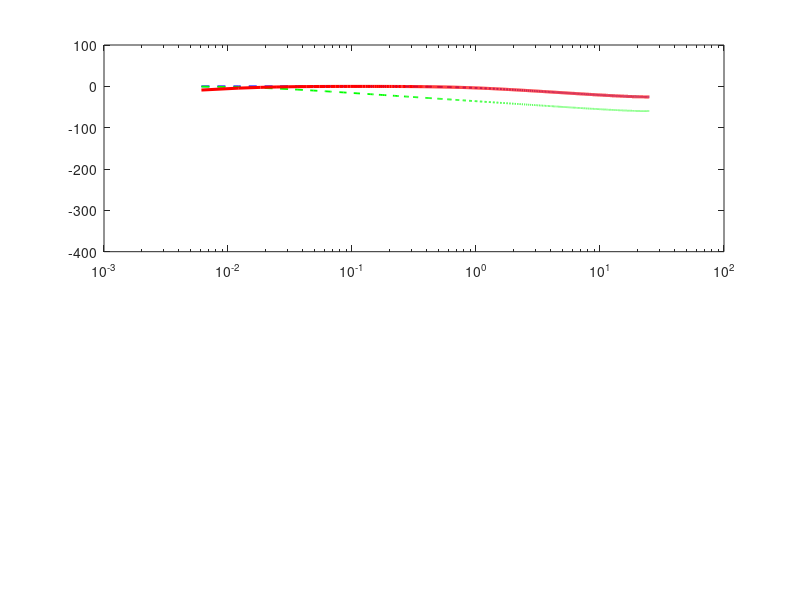

Here is the MATLAB script that generated this plot: (Note: this script raises an error after producing the figure.)
%
%  06_respiratie.m
% VitalMonitor. Validare prin simulare a filtrului de respiratie
%
%  Reproduce exact logica din spo2_sensor.h (estimarea respiratiei din
%  modulatia PPG): doua filtre EMA in cascada, scaderea lor da un bandpass.
%     respFast = 0.9 *respFast + 0.1  *ir      (LP rapid, alpha=0.10)
%     respSlow = 0.998*respSlow + 0.002*respFast (LP lent, alpha=0.002)
%     respSig  = respFast - respSlow            (bandpass)
%  Rata efectiva = perioada task-ului SpO2 = 50 Hz.
%
%  Caracter: proof of concept pe semnal sintetic. Rulare: Run in MATLAB.
%
clear; clc; close all;
rng(5);

Fs = 50;                              % rata task SpO2 (20 ms)

a1 = 0.10;  a2 = 0.002;
b_f = a1; a_f = [1 -(1-a1)];
b_s = a2; a_s = [1 -(1-a2)];
[Hf,f] = freqz(b_f,a_f,4096,Fs);
[Hs,~] = freqz(b_s,a_s,4096,Fs);
Hbp = Hf - Hf.*Hs;                    % respFast - LP_slow(respFast)

tau_f = 1/(a1*Fs); tau_s = 1/(a2*Fs);
fc_f = 1/(2*pi*tau_f); fc_s = 1/(2*pi*tau_s);
fprintf(' BANDPASS RESPIRATIE (din spo2_sensor.h) \n');
fprintf('  LP rapid: alpha=%.3f  fc=%.3f Hz (taie HR > 1 Hz)\n', a1, fc_f);
fprintf('  LP lent:  alpha=%.3f  fc=%.4f Hz (taie drift DC)\n', a2, fc_s);
fprintf('  Banda rezultata: %.4f - %.3f Hz  =  %.1f - %.0f rpm\n', fc_s, fc_f, fc_s*60, fc_f*60);

% Test pe semnal sintetic: respiratie 15 rpm + componenta HR
t = (0:1/Fs:60)';
resp_hz = 15/60; hr_hz = 70/60;
ir = 100000 + 500*sin(2*pi*resp_hz*t) + 200*sin(2*pi*hr_hz*t) + 50*randn(size(t));
rF=ir(1); rS=ir(1); sig=zeros(size(t));   % init cu prima valoare IR (ca in firmware)
for i=1:numel(t)
    rF = 0.9*rF + 0.1*ir(i);
    rS = 0.998*rS + 0.002*rF;
    sig(i) = rF - rS;
end
warm = t>5;                           % tranzient scurt (initializarea corecta evita drift-ul DC)

figure('Name','Bandpass respiratie','Position',[60 60 1000 640]);
subplot(2,1,1);
  semilogx(f,20*log10(abs(Hf)),'b--','LineWidth',1.3); hold on;
  semilogx(f,20*log10(abs(Hs)),'g--','LineWidth',1.3);
  semilogx(f,20*log10(abs(Hbp)),'r-','LineWidth',2.2);
  xline(fc_s,'--k'); xline(fc_f,'--k');
  grid on; xlim([0.005 25]); ylim([-50 5]);
  xlabel('Hz'); ylabel('dB'); title('Raspuns: respFast, respSlow, bandpass');
  legend('LP rapid','LP lent','Bandpass','Location','south');
subplot(2,1,2);
  plot(t(warm),sig(warm),'r-','LineWidth',1.4); grid on;
  xlabel('Timp (s)'); ylabel('IR modulat (u.a.)');
  title(sprintf('Semnal respirator extras (%.0f rpm simulat)', resp_hz*60));
sgtitle('Fig. Estimarea respiratiei din PPG (proof of concept)');
